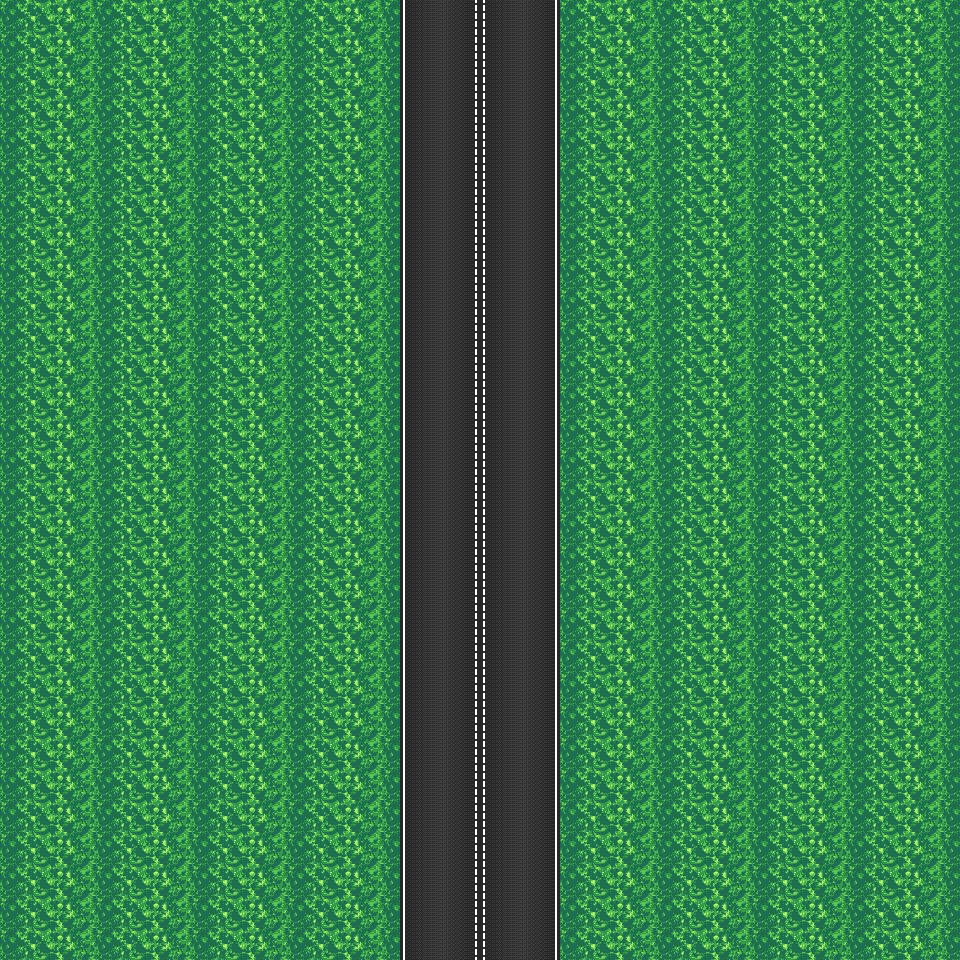

This game map was drawn from its Tiled (.tmx) file and the tilesets committed beside it. A one-line description and the trimmed map source follow:
An orthogonal 60x60 tile map with 16x16 px tiles, 4 tile layers (Base, Road, Crease Layer, Dashed Line), 2 tilesets and 7 objects (Zone_Finish).

<map version="1.10" tiledversion="1.11.2" orientation="orthogonal" renderorder="right-down" width="60" height="60" tilewidth="16" tileheight="16" infinite="0" nextlayerid="15" nextobjectid="37">
 <tileset firstgid="1" name="Road" tilewidth="16" tileheight="16" tilecount="144" columns="12">
  <image source="../images/new_map.png" width="192" height="192" />
 </tileset>
 <tileset firstgid="145" name="Lines" tilewidth="16" tileheight="16" tilecount="80" columns="10">
  <image source="../images/lines.png" width="160" height="128" />
 </tileset>
 <layer id="2" name="Base" width="60" height="60">
  <properties>
   <property name="friction" type="float" value="0.9" />
  </properties>
  <data>[3600 cells, 3000 non-empty, 12 distinct tile ids]</data>
 </layer>
 <layer id="1" name="Road" width="60" height="60">
  <data>[3600 cells, 600 non-empty, 5 distinct tile ids]</data>
 </layer>
 <layer id="8" name="Crease Layer" width="60" height="60">
  <data>[3600 cells, 120 non-empty, 2 distinct tile ids]</data>
 </layer>
 <layer id="3" name="Dashed Line" width="60" height="60">
  <data>[3600 cells, 120 non-empty, 2 distinct tile ids]</data>
 </layer>
 <objectgroup color="#ffff7f" id="13" name="Check_Layer" class="Weather_Check" offsetx="-3.55819" offsety="-131.653">
  <properties>
   <property name="popup_message" value="Turn on your headlights and windshield wipers before you continue driving." />
   <property name="popup_title" value="Prepare for rain" />
   <property name="require_headlights" type="bool" value="true" />
   <property name="require_windshield_wipers" type="bool" value="true" />
   <property name="step_id" type="int" value="1" />
  </properties>
  <object id="35" x="417.494" y="780.43" width="129.281" height="83.0245" />
 </objectgroup>
 <objectgroup color="#aa00ff" id="14" name="Speed_Layer" class="Weather_Speed" offsetx="-4.74425" offsety="-218.236">
  <properties>
   <property name="max_speed" type="int" value="45" />
   <property name="speed_message" value="Maintain a low speed in this wet section" />
  </properties>
  <object id="36" x="421.053" y="555.078" width="122.165" height="72.3499" />
 </objectgroup>
 <objectgroup color="#ff0000" id="9" name="Wrong_Turn_Layer" class="Zone_Fail_WT" tintcolor="#ff0000">
  <object id="14" x="411.417" y="902.16" width="135.414" height="52.1868" />
 </objectgroup>
 <objectgroup color="#000000" id="4" name="Obstacles_Layer" class="Collision_Box" tintcolor="#000000">
  <object id="1" x="0" y="8.6706" width="388.139" height="951.328" />
  <object id="2" x="573.047" y="6.29848" width="386.953" height="953.702" />
 </objectgroup>
 <objectgroup color="#00ff00" id="6" name="Finish_Zone_Layer" tintcolor="#00ff00">
  <object id="12" type="Zone_Finish" x="410.123" y="15.1401" width="144.024" height="71.7213">
   <properties>
    <property name="step_id" type="int" value="1" />
   </properties>
  </object>
 </objectgroup>
 <objectgroup id="7" name="Spawn_Layer" class="Spawn_Point">
  <object id="6" x="439.116" y="830.022">
   <point />
  </object>
 </objectgroup>
</map>
